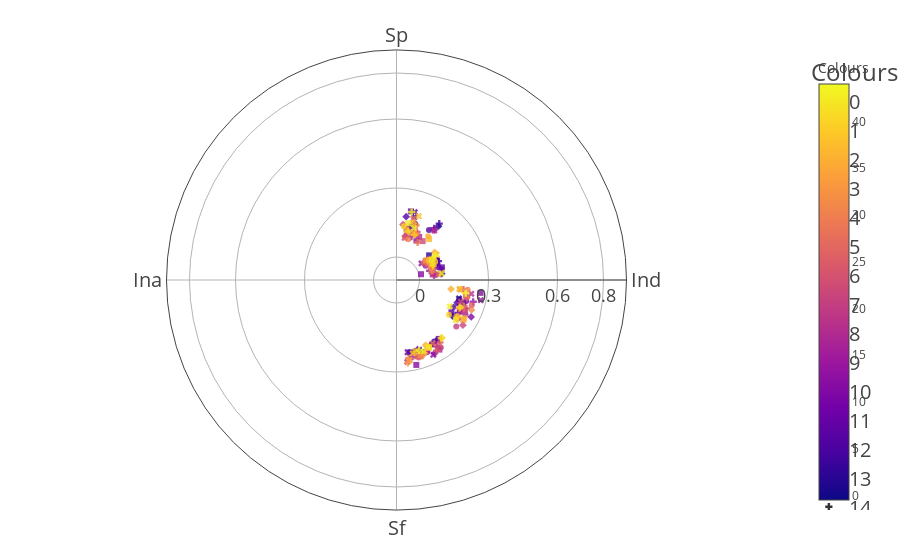

Write notebook code for a chart like this one.
### Code cell
labels = ['Sp','Ind', 'Sf',  'Ina']

metric_reshape=pd.DataFrame(columns=['value','index','Colours','thresh'])
_labels = np.array(labels)
for p in _labels:
    for m in res_df_test.index:
        v=test_df.loc[m][p]
        metric_reshape.loc[len(metric_reshape)] = {'value':v,'index': np.where(_labels == p)[0][0]*45+6+random.random()*33,'Colours':m}
        # print(v)

fig = go.Figure(px.scatter_polar(metric_reshape, r="value", theta="index",color="Colours",size_max=40,opacity=0.8,
             symbol='Colours',color_discrete_sequence=['orange','violet','purple','fuchsia','mediumpurple']))

# fig = go.Figure(px.line_polar(metric_reshape, r="value", theta="index",color="Colours",
#              symbol='Colours',color_discrete_sequence=['orange','violet','purple','fuchsia','mediumpurple']))

fig.update_layout(
    template=None,
    polar = dict(
        radialaxis = dict(range=[-0.1,0.9], showticklabels=True, ticks="",tickwidth=20,tickvals=[0,0.3,0.6,0.8]),
        radialaxis_tickfont=dict(size=18),
        angularaxis_tickfont=dict(size=20),
        angularaxis = dict(tickvals=[90*i for i in range(4)],ticks="",ticktext=_labels,tickwidth=20,)
        #dict(thetaunit = "radians",dtick = 0.785),
    ), #gridwidth=5,gridcolor='black',showticklabels=False,
    margin=dict(l=0, r=0, t=50, b=50),
    legend_font=dict(size=20),
)
fig.show()
plt.rcParams['pdf.fonttype'] = 42
plt.rcParams['ps.fonttype'] = 42

### Figure 1 — Plotly figure (JSON) as saved in the notebook; plotly's stock layout.template omitted (floating-point values rounded to 4 significant figures)
{"data": [{"hovertemplate": "Colours=%{marker.color}<br>value=%{r}<br>index=%{theta}<extra></extra>", "legendgroup": "0", "marker": {"color": [0, 0, 0, 0], "coloraxis": "coloraxis", "opacity": 0.8, "symbol": "circle"}, "mode": "markers", "name": "0", "r": [0.1563, 0.08774, 0.1851, 0.2192], "showlegend": true, "subplot": "polar", "theta": [18.55, 67.9, 107.1, 151.4], "type": "scatterpolar"}, {"hovertemplate": "Colours=%{marker.color}<br>value=%{r}<br>index=%{theta}<extra></extra>", "legendgroup": "1", "marker": {"color": [1, 1, 1, 1], "coloraxis": "coloraxis", "opacity": 0.8, "symbol": "diamond"}, "mode": "markers", "name": "1", "r": [0.1973, 0.09859, 0.1907, 0.221], "showlegend": true, "subplot": "polar", "theta": [38.03, 82.1, 122.7, 165.8], "type": "scatterpolar"}, {"hovertemplate": "Colours=%{marker.color}<br>value=%{r}<br>index=%{theta}<extra></extra>", "legendgroup": "2", "marker": {"color": [2, 2, 2, 2], "coloraxis": "coloraxis", "opacity": 0.8, "symbol": "square"}, "mode": "markers", "name": "2", "r": [0.1407, 0.07769, 0.2081, 0.2204], "showlegend": true, "subplot": "polar", "theta": [15.78, 52.91, 109.5, 169.4], "type": "scatterpolar"}, {"hovertemplate": "Colours=%{marker.color}<br>value=%{r}<br>index=%{theta}<extra></extra>", "legendgroup": "3", "marker": {"color": [3, 3, 3, 3], "coloraxis": "coloraxis", "opacity": 0.8, "symbol": "x"}, "mode": "markers", "name": "3", "r": [0.1852, 0.09548, 0.1834, 0.2188], "showlegend": true, "subplot": "polar", "theta": [15.89, 64.16, 106.5, 145.6], "type": "scatterpolar"}, {"hovertemplate": "Colours=%{marker.color}<br>value=%{r}<br>index=%{theta}<extra></extra>", "legendgroup": "4", "marker": {"color": [4, 4, 4, 4], "coloraxis": "coloraxis", "opacity": 0.8, "symbol": "cross"}, "mode": "markers", "name": "4", "r": [0.2075, 0.09986, 0.2035, 0.223], "showlegend": true, "subplot": "polar", "theta": [37.17, 65.75, 118.2, 161.0], "type": "scatterpolar"}, {"hovertemplate": "Colours=%{marker.color}<br>value=%{r}<br>index=%{theta}<extra></extra>", "legendgroup": "5", "marker": {"color": [5, 5, 5, 5], "coloraxis": "coloraxis", "opacity": 0.8, "symbol": "circle"}, "mode": "markers", "name": "5", "r": [0.159, 0.09151, 0.1731, 0.214], "showlegend": true, "subplot": "polar", "theta": [33.03, 73.49, 115.4, 148.5], "type": "scatterpolar"}, {"hovertemplate": "Colours=%{marker.color}<br>value=%{r}<br>index=%{theta}<extra></extra>", "legendgroup": "6", "marker": {"color": [6, 6, 6, 6], "coloraxis": "coloraxis", "opacity": 0.8, "symbol": "diamond"}, "mode": "markers", "name": "6", "r": [0.1786, 0.09361, 0.1816, 0.2168], "showlegend": true, "subplot": "polar", "theta": [8.661, 63.26, 110.6, 163.2], "type": "scatterpolar"}, {"hovertemplate": "Colours=%{marker.color}<br>value=%{r}<br>index=%{theta}<extra></extra>", "legendgroup": "7", "marker": {"color": [7, 7, 7, 7], "coloraxis": "coloraxis", "opacity": 0.8, "symbol": "square"}, "mode": "markers", "name": "7", "r": [0.2047, 0.1048, 0.1771, 0.2151], "showlegend": true, "subplot": "polar", "theta": [11.85, 74.45, 120.5, 144.4], "type": "scatterpolar"}, {"hovertemplate": "Colours=%{marker.color}<br>value=%{r}<br>index=%{theta}<extra></extra>", "legendgroup": "8", "marker": {"color": [8, 8, 8, 8], "coloraxis": "coloraxis", "opacity": 0.8, "symbol": "x"}, "mode": "markers", "name": "8", "r": [0.2055, 0.1007, 0.197, 0.2178], "showlegend": true, "subplot": "polar", "theta": [15.06, 77.1, 112.3, 171.2], "type": "scatterpolar"}, {"hovertemplate": "Colours=%{marker.color}<br>value=%{r}<br>index=%{theta}<extra></extra>", "legendgroup": "9", "marker": {"color": [9, 9, 9, 9], "coloraxis": "coloraxis", "opacity": 0.8, "symbol": "cross"}, "mode": "markers", "name": "9", "r": [0.1784, 0.08906, 0.2096, 0.221], "showlegend": true, "subplot": "polar", "theta": [36.05, 68.28, 113.7, 152.7], "type": "scatterpolar"}, {"hovertemplate": "Colours=%{marker.color}<br>value=%{r}<br>index=%{theta}<extra></extra>", "legendgroup": "10", "marker": {"color": [10, 10, 10, 10], "coloraxis": "coloraxis", "opacity": 0.8, "symbol": "circle"}, "mode": "markers", "name": "10", "r": [0.1298, 0.07334, 0.2167, 0.2368], "showlegend": true, "subplot": "polar", "theta": [11.19, 82.29, 106.7, 156.5], "type": "scatterpolar"}, {"hovertemplate": "Colours=%{marker.color}<br>value=%{r}<br>index=%{theta}<extra></extra>", "legendgroup": "11", "marker": {"color": [11, 11, 11, 11], "coloraxis": "coloraxis", "opacity": 0.8, "symbol": "diamond"}, "mode": "markers", "name": "11", "r": [0.1723, 0.06784, 0.262, 0.2594], "showlegend": true, "subplot": "polar", "theta": [37.01, 72.18, 116.3, 152.5], "type": "scatterpolar"}, {"hovertemplate": "Colours=%{marker.color}<br>value=%{r}<br>index=%{theta}<extra></extra>", "legendgroup": "12", "marker": {"color": [12, 12, 12, 12], "coloraxis": "coloraxis", "opacity": 0.8, "symbol": "square"}, "mode": "markers", "name": "12", "r": [0.09237, 0.009526, 0.2693, 0.2791], "showlegend": true, "subplot": "polar", "theta": [26.72, 76.72, 98.72, 166.9], "type": "scatterpolar"}, {"hovertemplate": "Colours=%{marker.color}<br>value=%{r}<br>index=%{theta}<extra></extra>", "legendgroup": "13", "marker": {"color": [13, 13, 13, 13], "coloraxis": "coloraxis", "opacity": 0.8, "symbol": "x"}, "mode": "markers", "name": "13", "r": [0.1238, 0.03036, 0.2768, 0.2625], "showlegend": true, "subplot": "polar", "theta": [13.15, 56.44, 103.5, 153.8], "type": "scatterpolar"}, {"hovertemplate": "Colours=%{marker.color}<br>value=%{r}<br>index=%{theta}<extra></extra>", "legendgroup": "14", "marker": {"color": [14, 14, 14, 14], "coloraxis": "coloraxis", "opacity": 0.8, "symbol": "cross"}, "mode": "markers", "name": "14", "r": [0.09963, 0.04985, 0.2465, 0.2401], "showlegend": true, "subplot": "polar", "theta": [18.94, 74.45, 105.9, 168.2], "type": "scatterpolar"}, {"hovertemplate": "Colours=%{marker.color}<br>value=%{r}<br>index=%{theta}<extra></extra>", "legendgroup": "15", "marker": {"color": [15, 15, 15, 15], "coloraxis": "coloraxis", "opacity": 0.8, "symbol": "circle"}, "mode": "markers", "name": "15", "r": [0.09766, 0.0414, 0.2347, 0.241], "showlegend": true, "subplot": "polar", "theta": [12.37, 63.89, 116.4, 157.1], "type": "scatterpolar"}, {"hovertemplate": "Colours=%{marker.color}<br>value=%{r}<br>index=%{theta}<extra></extra>", "legendgroup": "16", "marker": {"color": [16, 16, 16, 16], "coloraxis": "coloraxis", "opacity": 0.8, "symbol": "diamond"}, "mode": "markers", "name": "16", "r": [0.1175, 0.06815, 0.2151, 0.2335], "showlegend": true, "subplot": "polar", "theta": [13.68, 59.69, 122.4, 156.9], "type": "scatterpolar"}, {"hovertemplate": "Colours=%{marker.color}<br>value=%{r}<br>index=%{theta}<extra></extra>", "legendgroup": "17", "marker": {"color": [17, 17, 17, 17], "coloraxis": "coloraxis", "opacity": 0.8, "symbol": "square"}, "mode": "markers", "name": "17", "r": [0.1121, 0.05929, 0.2089, 0.2556], "showlegend": true, "subplot": "polar", "theta": [27.72, 81.29, 116.5, 148.3], "type": "scatterpolar"}, {"hovertemplate": "Colours=%{marker.color}<br>value=%{r}<br>index=%{theta}<extra></extra>", "legendgroup": "18", "marker": {"color": [18, 18, 18, 18], "coloraxis": "coloraxis", "opacity": 0.8, "symbol": "x"}, "mode": "markers", "name": "18", "r": [0.1705, 0.05896, 0.2308, 0.2592], "showlegend": true, "subplot": "polar", "theta": [37.43, 63.47, 100.4, 172.5], "type": "scatterpolar"}, {"hovertemplate": "Colours=%{marker.color}<br>value=%{r}<br>index=%{theta}<extra></extra>", "legendgroup": "19", "marker": {"color": [19, 19, 19, 19], "coloraxis": "coloraxis", "opacity": 0.8, "symbol": "cross"}, "mode": "markers", "name": "19", "r": [0.1264, 0.06414, 0.2275, 0.2365], "showlegend": true, "subplot": "polar", "theta": [23.03, 82.89, 112.3, 148.9], "type": "scatterpolar"}, {"hovertemplate": "Colours=%{marker.color}<br>value=%{r}<br>index=%{theta}<extra></extra>", "legendgroup": "20", "marker": {"color": [20, 20, 20, 20], "coloraxis": "coloraxis", "opacity": 0.8, "symbol": "circle"}, "mode": "markers", "name": "20", "r": [0.117, 0.05232, 0.229, 0.2512], "showlegend": true, "subplot": "polar", "theta": [18.95, 56.44, 127.8, 146.7], "type": "scatterpolar"}, {"hovertemplate": "Colours=%{marker.color}<br>value=%{r}<br>index=%{theta}<extra></extra>", "legendgroup": "21", "marker": {"color": [21, 21, 21, 21], "coloraxis": "coloraxis", "opacity": 0.8, "symbol": "diamond"}, "mode": "markers", "name": "21", "r": [0.1428, 0.05845, 0.2492, 0.2413], "showlegend": true, "subplot": "polar", "theta": [6.696, 56.81, 124.2, 148.5], "type": "scatterpolar"}, {"hovertemplate": "Colours=%{marker.color}<br>value=%{r}<br>index=%{theta}<extra></extra>", "legendgroup": "22", "marker": {"color": [22, 22, 22, 22], "coloraxis": "coloraxis", "opacity": 0.8, "symbol": "square"}, "mode": "markers", "name": "22", "r": [0.1038, 0.05815, 0.2253, 0.2376], "showlegend": true, "subplot": "polar", "theta": [33.96, 59.93, 113.9, 162.3], "type": "scatterpolar"}, {"hovertemplate": "Colours=%{marker.color}<br>value=%{r}<br>index=%{theta}<extra></extra>", "legendgroup": "23", "marker": {"color": [23, 23, 23, 23], "coloraxis": "coloraxis", "opacity": 0.8, "symbol": "x"}, "mode": "markers", "name": "23", "r": [0.08701, 0.06811, 0.1949, 0.2428], "showlegend": true, "subplot": "polar", "theta": [10.89, 75.89, 108.5, 165.2], "type": "scatterpolar"}, {"hovertemplate": "Colours=%{marker.color}<br>value=%{r}<br>index=%{theta}<extra></extra>", "legendgroup": "24", "marker": {"color": [24, 24, 24, 24], "coloraxis": "coloraxis", "opacity": 0.8, "symbol": "cross"}, "mode": "markers", "name": "24", "r": [0.09177, 0.0652, 0.1941, 0.254], "showlegend": true, "subplot": "polar", "theta": [11.99, 59.6, 98.14, 150.5], "type": "scatterpolar"}, {"hovertemplate": "Colours=%{marker.color}<br>value=%{r}<br>index=%{theta}<extra></extra>", "legendgroup": "25", "marker": {"color": [25, 25, 25, 25], "coloraxis": "coloraxis", "opacity": 0.8, "symbol": "circle"}, "mode": "markers", "name": "25", "r": [0.1139, 0.04007, 0.2451, 0.2501], "showlegend": true, "subplot": "polar", "theta": [21.71, 58.06, 108.6, 164.1], "type": "scatterpolar"}, {"hovertemplate": "Colours=%{marker.color}<br>value=%{r}<br>index=%{theta}<extra></extra>", "legendgroup": "26", "marker": {"color": [26, 26, 26, 26], "coloraxis": "coloraxis", "opacity": 0.8, "symbol": "diamond"}, "mode": "markers", "name": "26", "r": [0.1189, 0.07099, 0.2156, 0.2304], "showlegend": true, "subplot": "polar", "theta": [23.2, 58.65, 104.1, 144.8], "type": "scatterpolar"}, {"hovertemplate": "Colours=%{marker.color}<br>value=%{r}<br>index=%{theta}<extra></extra>", "legendgroup": "27", "marker": {"color": [27, 27, 27, 27], "coloraxis": "coloraxis", "opacity": 0.8, "symbol": "square"}, "mode": "markers", "name": "27", "r": [0.1186, 0.06449, 0.209, 0.248], "showlegend": true, "subplot": "polar", "theta": [22.52, 72.07, 102.7, 162.4], "type": "scatterpolar"}, {"hovertemplate": "Colours=%{marker.color}<br>value=%{r}<br>index=%{theta}<extra></extra>", "legendgroup": "28", "marker": {"color": [28, 28, 28, 28], "coloraxis": "coloraxis", "opacity": 0.8, "symbol": "x"}, "mode": "markers", "name": "28", "r": [0.1759, 0.08522, 0.1798, 0.2174], "showlegend": true, "subplot": "polar", "theta": [15.23, 82.28, 98.39, 150.3], "type": "scatterpolar"}, {"hovertemplate": "Colours=%{marker.color}<br>value=%{r}<br>index=%{theta}<extra></extra>", "legendgroup": "29", "marker": {"color": [29, 29, 29, 29], "coloraxis": "coloraxis", "opacity": 0.8, "symbol": "cross"}, "mode": "markers", "name": "29", "r": [0.08779, 0.05566, 0.2144, 0.2444], "showlegend": true, "subplot": "polar", "theta": [29.28, 65.76, 111.1, 171.2], "type": "scatterpolar"}, {"hovertemplate": "Colours=%{marker.color}<br>value=%{r}<br>index=%{theta}<extra></extra>", "legendgroup": "30", "marker": {"color": [30, 30, 30, 30], "coloraxis": "coloraxis", "opacity": 0.8, "symbol": "circle"}, "mode": "markers", "name": "30", "r": [0.08455, 0.05839, 0.2123, 0.2437], "showlegend": true, "subplot": "polar", "theta": [16.05, 75.9, 97.76, 162.7], "type": "scatterpolar"}, {"hovertemplate": "Colours=%{marker.color}<br>value=%{r}<br>index=%{theta}<extra></extra>", "legendgroup": "31", "marker": {"color": [31, 31, 31, 31], "coloraxis": "coloraxis", "opacity": 0.8, "symbol": "diamond"}, "mode": "markers", "name": "31", "r": [0.153, 0.06105, 0.2511, 0.241], "showlegend": true, "subplot": "polar", "theta": [19.91, 70.5, 111.7, 158.7], "type": "scatterpolar"}, {"hovertemplate": "Colours=%{marker.color}<br>value=%{r}<br>index=%{theta}<extra></extra>", "legendgroup": "32", "marker": {"color": [32, 32, 32, 32], "coloraxis": "coloraxis", "opacity": 0.8, "symbol": "square"}, "mode": "markers", "name": "32", "r": [0.1226, 0.0521, 0.238, 0.244], "showlegend": true, "subplot": "polar", "theta": [11.02, 56.26, 120.8, 161.5], "type": "scatterpolar"}, {"hovertemplate": "Colours=%{marker.color}<br>value=%{r}<br>index=%{theta}<extra></extra>", "legendgroup": "33", "marker": {"color": [33, 33, 33, 33], "coloraxis": "coloraxis", "opacity": 0.8, "symbol": "x"}, "mode": "markers", "name": "33", "r": [0.114, 0.06484, 0.2084, 0.253], "showlegend": true, "subplot": "polar", "theta": [16.79, 62.63, 121.4, 170.5], "type": "scatterpolar"}, {"hovertemplate": "Colours=%{marker.color}<br>value=%{r}<br>index=%{theta}<extra></extra>", "legendgroup": "34", "marker": {"color": [34, 34, 34, 34], "coloraxis": "coloraxis", "opacity": 0.8, "symbol": "cross"}, "mode": "markers", "name": "34", "r": [0.1182, 0.0619, 0.1998, 0.2635], "showlegend": true, "subplot": "polar", "theta": [22.51, 58.07, 114.2, 172.3], "type": "scatterpolar"}, {"hovertemplate": "Colours=%{marker.color}<br>value=%{r}<br>index=%{theta}<extra></extra>", "legendgroup": "35", "marker": {"color": [35, 35, 35, 35], "coloraxis": "coloraxis", "opacity": 0.8, "symbol": "circle"}, "mode": "markers", "name": "35", "r": [0.1352, 0.08726, 0.181, 0.2276], "showlegend": true, "subplot": "polar", "theta": [35.81, 59.66, 98.41, 154.7], "type": "scatterpolar"}, {"hovertemplate": "Colours=%{marker.color}<br>value=%{r}<br>index=%{theta}<extra></extra>", "legendgroup": "36", "marker": {"color": [36, 36, 36, 36], "coloraxis": "coloraxis", "opacity": 0.8, "symbol": "diamond"}, "mode": "markers", "name": "36", "r": [0.1582, 0.1049, 0.1403, 0.2101], "showlegend": true, "subplot": "polar", "theta": [16.22, 54.0, 99.47, 156.0], "type": "scatterpolar"}, {"hovertemplate": "Colours=%{marker.color}<br>value=%{r}<br>index=%{theta}<extra></extra>", "legendgroup": "37", "marker": {"color": [37, 37, 37, 37], "coloraxis": "coloraxis", "opacity": 0.8, "symbol": "square"}, "mode": "markers", "name": "37", "r": [0.1275, 0.06534, 0.2382, 0.2206], "showlegend": true, "subplot": "polar", "theta": [38.54, 58.79, 119.5, 165.1], "type": "scatterpolar"}, {"hovertemplate": "Colours=%{marker.color}<br>value=%{r}<br>index=%{theta}<extra></extra>", "legendgroup": "38", "marker": {"color": [38, 38, 38, 38], "coloraxis": "coloraxis", "opacity": 0.8, "symbol": "x"}, "mode": "markers", "name": "38", "r": [0.1935, 0.1067, 0.176, 0.2265], "showlegend": true, "subplot": "polar", "theta": [19.27, 57.86, 98.05, 167.4], "type": "scatterpolar"}, {"hovertemplate": "Colours=%{marker.color}<br>value=%{r}<br>index=%{theta}<extra></extra>", "legendgroup": "39", "marker": {"color": [39, 39, 39, 39], "coloraxis": "coloraxis", "opacity": 0.8, "symbol": "cross"}, "mode": "markers", "name": "39", "r": [0.1109, 0.07045, 0.2091, 0.2196], "showlegend": true, "subplot": "polar", "theta": [21.44, 68.91, 121.1, 142.5], "type": "scatterpolar"}, {"hovertemplate": "Colours=%{marker.color}<br>value=%{r}<br>index=%{theta}<extra></extra>", "legendgroup": "40", "marker": {"color": [40, 40, 40, 40], "coloraxis": "coloraxis", "opacity": 0.8, "symbol": "circle"}, "mode": "markers", "name": "40", "r": [0.1355, 0.08605, 0.1736, 0.2188], "showlegend": true, "subplot": "polar", "theta": [7.747, 64.73, 123.6, 154.5], "type": "scatterpolar"}, {"hovertemplate": "Colours=%{marker.color}<br>value=%{r}<br>index=%{theta}<extra></extra>", "legendgroup": "41", "marker": {"color": [41, 41, 41, 41], "coloraxis": "coloraxis", "opacity": 0.8, "symbol": "diamond"}, "mode": "markers", "name": "41", "r": [0.1181, 0.07163, 0.2013, 0.2194], "showlegend": true, "subplot": "polar", "theta": [13.28, 66.53, 113.1, 141.9], "type": "scatterpolar"}, {"hovertemplate": "Colours=%{marker.color}<br>value=%{r}<br>index=%{theta}<extra></extra>", "legendgroup": "42", "marker": {"color": [42, 42, 42, 42], "coloraxis": "coloraxis", "opacity": 0.8, "symbol": "square"}, "mode": "markers", "name": "42", "r": [0.1517, 0.07709, 0.2112, 0.2259], "showlegend": true, "subplot": "polar", "theta": [11.71, 59.9, 123.8, 154.2], "type": "scatterpolar"}, {"hovertemplate": "Colours=%{marker.color}<br>value=%{r}<br>index=%{theta}<extra></extra>", "legendgroup": "43", "marker": {"color": [43, 43, 43, 43], "coloraxis": "coloraxis", "opacity": 0.8, "symbol": "x"}, "mode": "markers", "name": "43", "r": [0.1386, 0.09819, 0.1587, 0.2321], "showlegend": true, "subplot": "polar", "theta": [18.5, 81.49, 116.3, 159.0], "type": "scatterpolar"}, {"hovertemplate": "Colours=%{marker.color}<br>value=%{r}<br>index=%{theta}<extra></extra>", "legendgroup": "44", "marker": {"color": [44, 44, 44, 44], "coloraxis": "coloraxis", "opacity": 0.8, "symbol": "cross"}, "mode": "markers", "name": "44", "r": [0.2029, 0.0982, 0.2065, 0.222], "showlegend": true, "subplot": "polar", "theta": [12.63, 57.88, 100.7, 162.1], "type": "scatterpolar"}], "layout": {"coloraxis": {"colorbar": {"title": {"text": "Colours"}}, "colorscale": [[0, "#0d0887"], [0.1111, "#46039f"], [0.2222, "#7201a8"], [0.3333, "#9c179e"], [0.4444, "#bd3786"], [0.5556, "#d8576b"], [0.6667, "#ed7953"], [0.7778, "#fb9f3a"], [0.8889, "#fdca26"], [1, "#f0f921"]]}, "legend": {"font": {"size": 20}, "title": {"text": "Colours"}, "tracegroupgap": 0}, "margin": {"b": 50, "l": 0, "r": 0, "t": 50}, "polar": {"angularaxis": {"direction": "clockwise", "rotation": 90, "tickfont": {"size": 20}, "ticks": "", "ticktext": ["Sp", "Ind", "Sf", "Ina"], "tickvals": [0, 90, 180, 270], "tickwidth": 20}, "domain": {"x": [0, 1], "y": [0, 1]}, "radialaxis": {"range": [-0.1, 0.9], "showticklabels": true, "tickfont": {"size": 18}, "ticks": "", "tickvals": [0, 0.3, 0.6, 0.8], "tickwidth": 20}}}}
